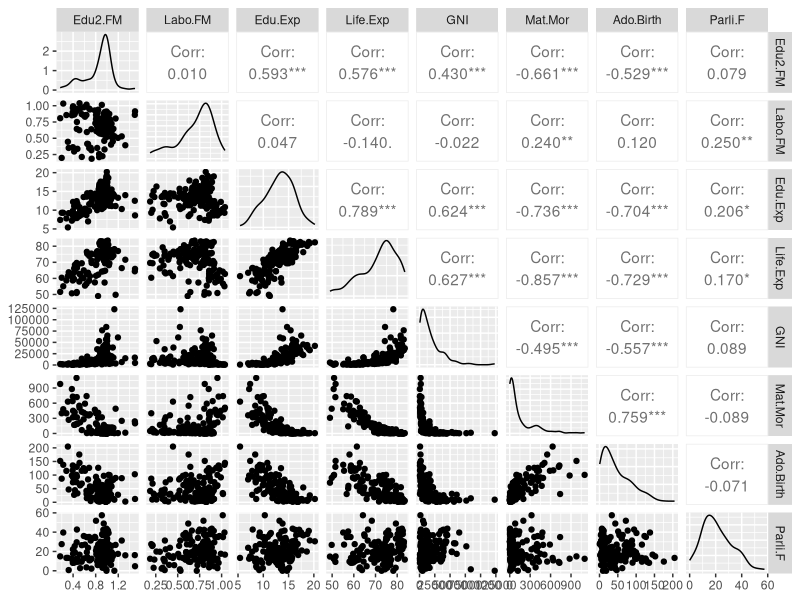
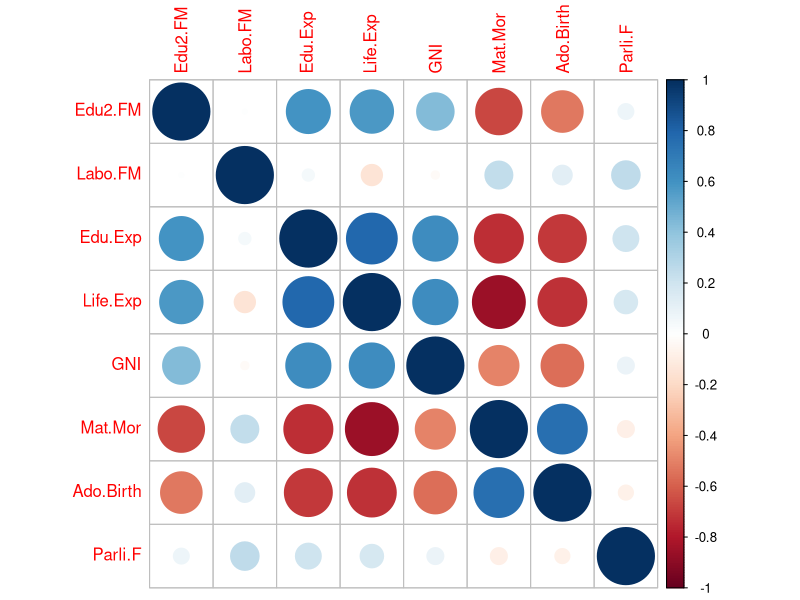
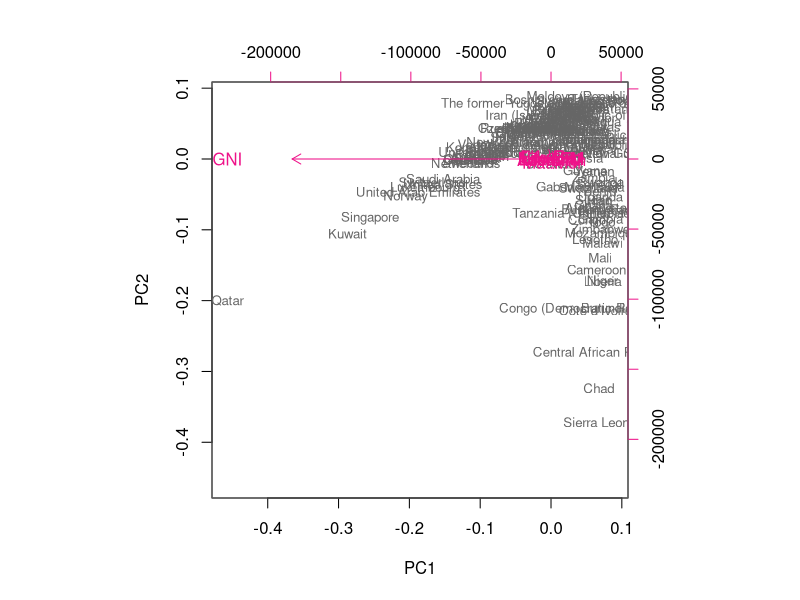
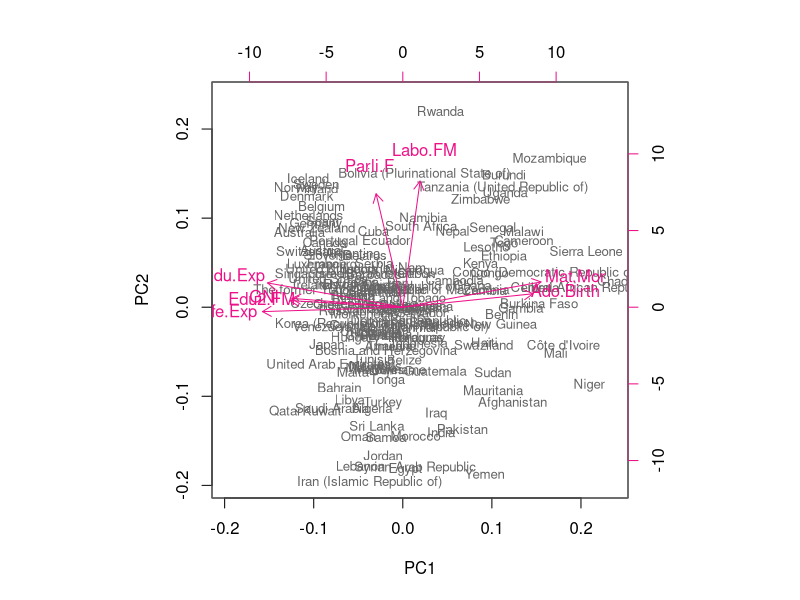
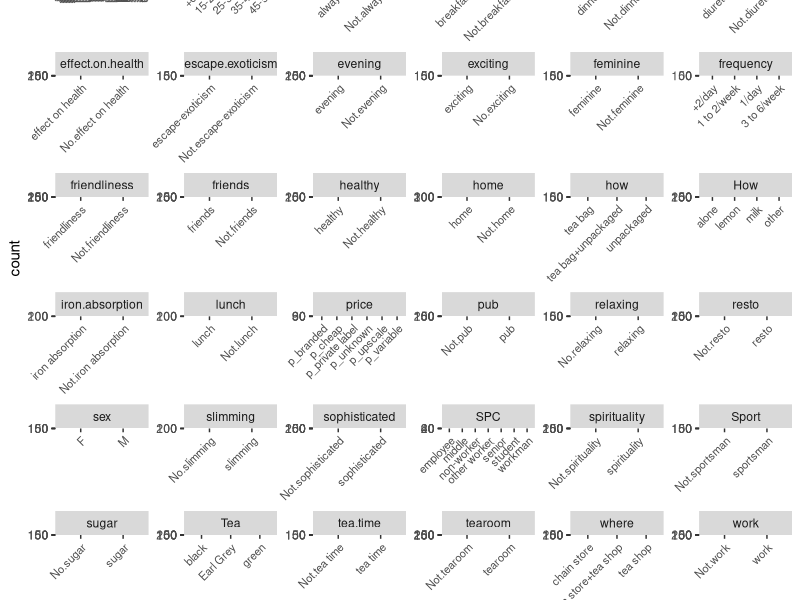
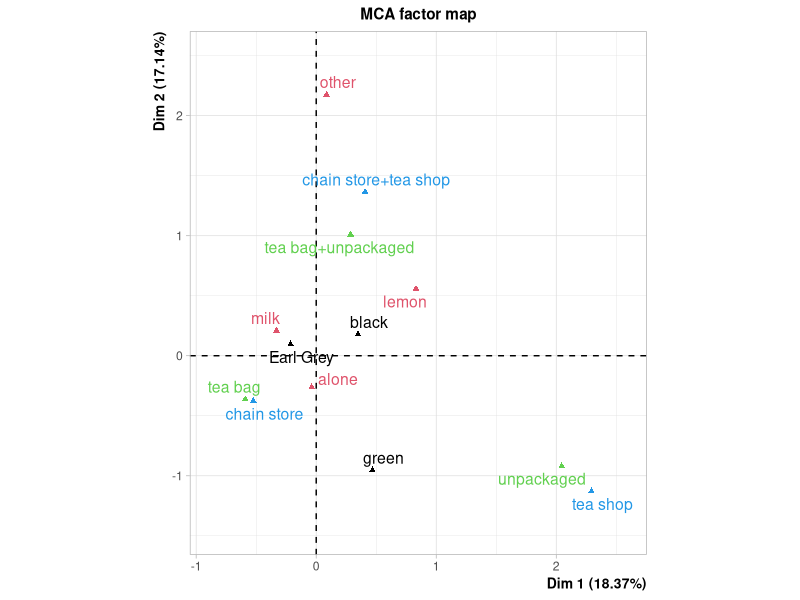

Write the R code that produced these figures, in order.
## ---- chunk 1
knitr::opts_chunk$set(echo = TRUE)
## ---- chunk 2
##human <- read.table("http://s3.amazonaws.com/assets.datacamp.com/production/course_2218/datasets/human2.txt", sep  =",", header = T)
human = read.table("data/human2.txt", header=TRUE, sep=",")
## ---- chunk 3
#install.packages("corrplot")
#install.packages("corrplot")
#install.packages("dplyr")

library(GGally)
library(corrplot)
library(dplyr)
## ---- chunk 4
summary(human)
## ---- chunk 5
# visualize the 'human' variables
ggpairs(human)
## ---- chunk 6
# compute the correlation matrix and visualize it with corrplot
cor(human) %>% corrplot
## ---- chunk 7
# perform principal component analysis
pca_human <- prcomp(human)
summary(pca_human)
## ---- chunk 8
biplot(pca_human, choices = 1:2, cex = c(0.8, 1), col = c("grey40", "deeppink2"))
## ---- chunk 9
# perform principal component analysis (with the SVD method)
human_std <- scale(human)
## ---- chunk 10
# perform principal component analysis (with the SVD method)
pca_human_std <- prcomp(human_std)
## ---- chunk 11
summary(pca_human_std)
## ---- chunk 12
# draw a biplot of the principal component representation and the original variables
biplot(pca_human_std, choices = 1:2, cex = c(0.8, 1), col = c("grey40", "deeppink2"))
## ---- chunk 13
install.packages('FactoMineR', repos = "http://cloud.r-project.org")
library(FactoMineR)
data(tea)
## ---- chunk 14
summary(tea)
str(tea)
## ---- chunk 15
# visualize the dataset
library(tidyr)
gather(tea) %>% ggplot(aes(value)) + facet_wrap("key", scales = "free") + geom_bar() + theme(axis.text.x = element_text(angle = 45, hjust = 1, size = 8))
## ---- chunk 16
# column names to keep in the dataset
keep_columns <- c("Tea", "How", "how", "where")
# select the 'keep_columns' to create a new dataset
tea_vars <- select(tea, one_of(keep_columns))
head(tea_vars)
## ---- chunk 17
# multiple correspondence analysis
mca <- MCA(tea_vars, graph = FALSE)
# summary of the model
summary(mca)
## ---- chunk 18
# visualize MCA
plot(mca, invisible=c("ind"), habillage = "quali")
